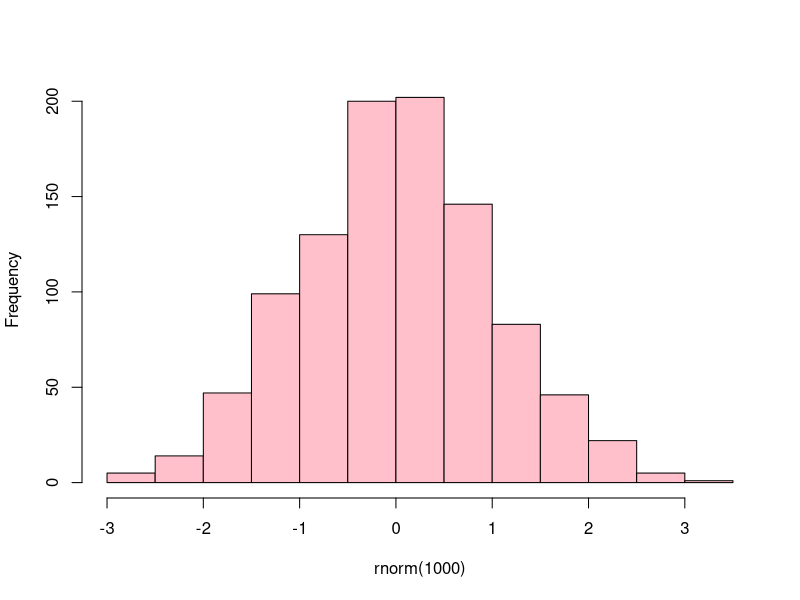

Generate this figure with R:
## ---- chunk 1
set.seed(123)
hist(rnorm(1000), main = "", breaks = "Scott", col = "pink")
## ---- chunk 2
knitr::kable(
  head(mtcars[, 1:8], 10),
  caption = 'A table of the first 10 rows of the mtcars data.'
)
